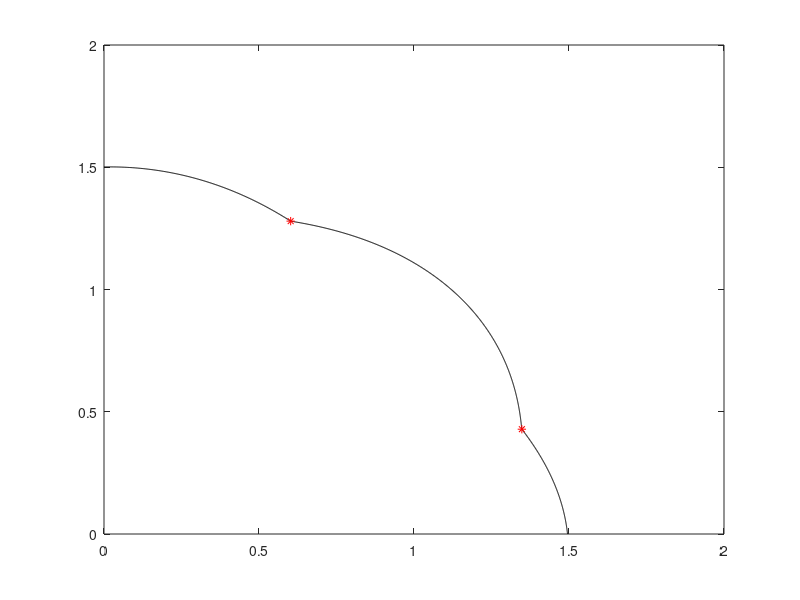

This figure's MATLAB source: (Note: this script raises an error after producing the figure.)
P =1;
M = 2; %% objs
%%%%%%%%%%%%%%%%%%%%%%%%%%%%%%%%%%%%%%%%%%%%%%%%%%%%%%%%%%
x=[0:0.001:1];
A=6;
B=1;
S=-1;
m1 = 2 + abs(sin(A.*power(x, B))-cos(A.*power(x, B)-pi./4))./(A.*power(2,S));
ma=m1;
m= sqrt(ma);
f1=m.*(cos(x.*pi./2));
f2=m.*(sin(x.*pi./2));
plot(f1,f2,'k');
hold on
% %%%%%%%%%%%%%%%%%%%%%%%%%%%%%%%%%%%%%%%%%%%%%%%%%%%%%%%%%%
%% parameter preparation
% popdec = repmat(x,M-1,1); %% init popdec
%% parameters in knee function;
m1 =  2 + abs(sin(A.*power(x, B))-cos(A.*power(x, B)-pi./4))./(power(2, S).* A);
%%%%%%%%%%%%%%%%%%%%%%%%%%%%%%%%%%%%%%%%%%%%%%%%%%%%%%%%%%%%%%%%%%%%%%%%%%%
%% find the index of the minima  
[~,N] = size(x); %% the size of x
index = round(N/2); %% there are two minima of the knee function. 
[mm,mxid] = min(m1(1,1:index));
[mm2,mxid2] = min(m1(1,index:N));
%% corresponding x 
xknee = [];
minx = x(mxid);
minx2 = x(mxid2+index-1);
xknee =[xknee;minx;minx2];
fxknee = repmat(xknee',M-1,1); %% the xknee set.
%%%%%%%%%%%%%%%%%%%%%%%%%%%%%%%%%%%%%%%%%%%%%%%%%%%%%%%%%%%%%%%%%%%%%%%%%%%
%% do combinations among the fxknee. [1 2;4 5;7 8;10 11;13 14....] 
%% if there are 1 interval, then there are in the same line
com = zeros(M-1,2); %% 2 --> two minima
for i=1:M-1
   com(i,1) = 3*i-2;
   com(i,2) = 3*i-1;
end
com2 = reshape(com,[1,2*(M-1)]);
com3 = combnk(com2,M-1);
fcom = [];
[nr,nc] = size(com3);
for i=1:nr
    com4 = combnk(com3(i,:),2);
    [row,col] = size(com4);
    com5 = com4(:,2)-com4(:,1);
    if ~any((com5+1)==0) & ~any((com5-1)==0)
        fcom = [fcom;com3(i,:)];
    end
end
fcom = sort(fcom,2); %% sort array and save the position of the xknee.
[nrf,ncf] = size(fcom);
oxknee = xknee';
vark = []; %% save the true x knee point
ffcom = mod(fcom,3);
for i=1:nrf
    for j =1: ncf
        if ffcom(i,j) == 1
            tmp =  oxknee(1,1);
            vark(i,j) = tmp;
        end
        if  ffcom(i,j) == 2
            tmp =  oxknee(1,2);
            vark(i,j) = tmp;
        end
    end
end
mk = zeros(nrf,M-1);
mknee = zeros(nrf,1);
for i=1:M-1
    mk(:,i) = 2 + abs(sin(A.*power(vark(:,i), B))-cos(A.*power(vark(:,i), B)-pi./4))./(A.*power(2,S));
 end 
Tr = mk'; %% transposition
if M>2
   mknee = prod(Tr(:,1:nrf))./(M-1); %% multiplicative
end
if M==2
   mknee = Tr(:,1:nrf)./(M-1); %% multiplicative
end
mknee = sqrt(mknee'); %% transposition
%% construct the shape functions:           
PopObj = ones(nrf,M);     
for i=1:M
    PopObj(:,i) = PopObj(:,i).*mknee;  
 end
 for i=1:M
               for j=1:M-i
                  PopObj(:,i) =  PopObj(:,i).*cos(power(vark(:,j), P).*pi./2)
               end
               if i~=1
                   aux = M - i +1;
                   PopObj(:,i)= PopObj(:,i).*sin(power(vark(:,aux), P).*pi./2);
               end
            end
%%%%%%%%%%%%%%%%%%%%%%%%%%%%%%%%%%%%%%%%%%%%%%%%%%%%%%%%%%
plot(PopObj(:,1),PopObj(:,2),'r*');
% plot3(PopObj(:,1),PopObj(:,2),PopObj(:,3),'r*');
hold on
%%%%%%%%%%%%%%%%%%%%%%%%%%%%%%%%%%%%%%%%%%%%%%%%%%%%%%%%%%%
saveKnee('PMOP4-',PopObj,M);
% view(124,21)
